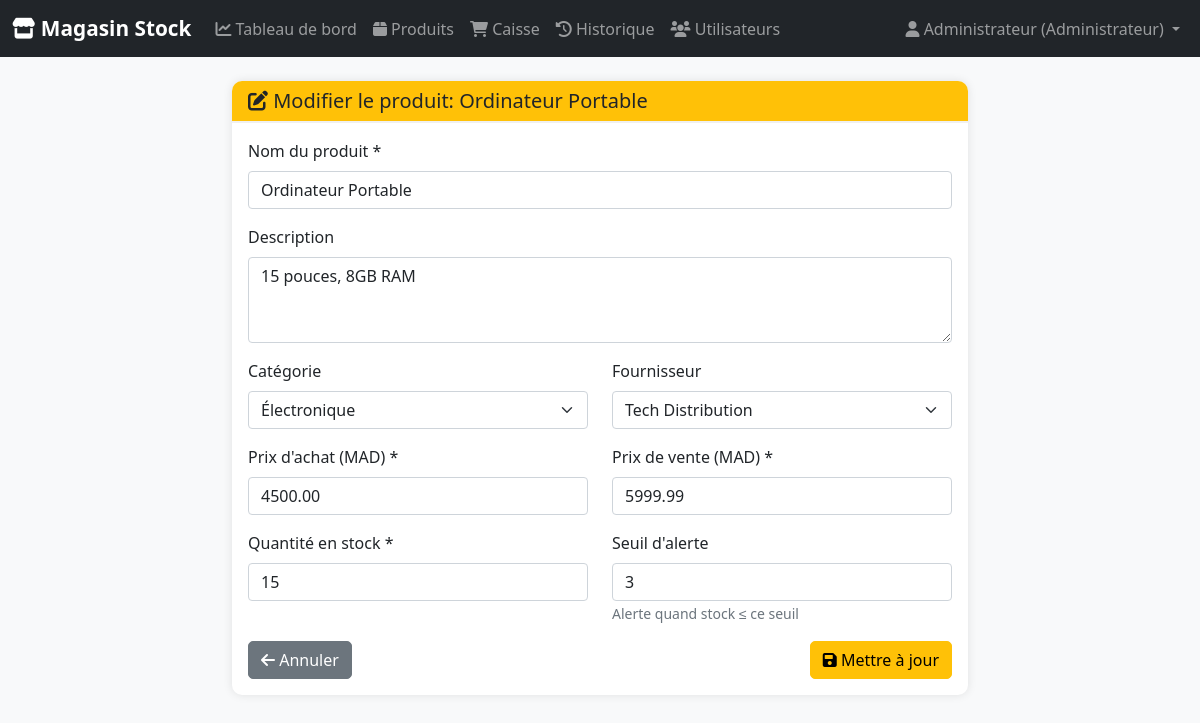
Screenshot of /index.php?controller=product&action=edit&id=1 (signed in) with the database file from the repository.
### tables this page shows
CREATE TABLE `products` (
  `id` int(11) NOT NULL,
  `name` varchar(100) NOT NULL,
  `description` text DEFAULT NULL,
  `purchase_price` decimal(10,2) NOT NULL,
  `selling_price` decimal(10,2) NOT NULL,
  `quantity` int(11) NOT NULL DEFAULT 0,
  `alert_threshold` int(11) NOT NULL DEFAULT 5,
  `category_id` int(11) DEFAULT NULL,
  `supplier_id` int(11) DEFAULT NULL,
  `created_at` timestamp NOT NULL DEFAULT current_timestamp(),
  `updated_at` timestamp NOT NULL DEFAULT current_timestamp() ON UPDATE current_timestamp()
);

CREATE TABLE `categories` (
  `id` int(11) NOT NULL,
  `name` varchar(50) NOT NULL,
  `description` text DEFAULT NULL,
  `created_at` timestamp NOT NULL DEFAULT current_timestamp()
);

CREATE TABLE `suppliers` (
  `id` int(11) NOT NULL,
  `name` varchar(100) NOT NULL,
  `contact_name` varchar(100) DEFAULT NULL,
  `email` varchar(100) DEFAULT NULL,
  `phone` varchar(20) DEFAULT NULL,
  `address` text DEFAULT NULL,
  `created_at` timestamp NOT NULL DEFAULT current_timestamp()
);

### controllers/ProductController.php (called while the page is built, shortened)
<?php
require_once "Controller.php";
class ProductController extends Controller {
    public function edit() {
    $id = $_GET['id'] ?? null;
    $productModel = new Product($this->db);
    $categoryModel = new Category($this->db);
    $supplierModel = new Supplier($this->db);
    $product = $productModel->findById($id);
    $categories = $categoryModel->getAll();
    $suppliers = $supplierModel->getAll();
    $this->render("products/edit", [
        'product' => $product,
        'categories' => $categories,
        'suppliers' => $suppliers,
        'error' => $error ?? null
    ]);
}
}
?>

### models/Product.php (called while the page is built, shortened)
<?php
class Product {
    private $conn;
    private $table_name = "products";
    public function __construct($db) {
        $this->conn = $db;
    }
    public function findById($id) {
        $query = "SELECT p.*, c.name as category_name, s.name as supplier_name
                  FROM " . $this->table_name . " p
                  LEFT JOIN categories c ON p.category_id = c.id
                  LEFT JOIN suppliers s ON p.supplier_id = s.id
                  WHERE p.id = :id LIMIT 1";
        $stmt = $this->conn->prepare($query);
        $stmt->bindParam(":id", $id);
        $stmt->execute();
        return $stmt->fetch(PDO::FETCH_ASSOC);
    }
}
?>

### models/Category.php (called while the page is built)
<?php
class Category {
    private $conn;
    private $table_name = "categories";
    public function __construct($db) {
        $this->conn = $db;
    }
    public function getAll() {
        $query = "SELECT * FROM " . $this->table_name . " ORDER BY name";
        $stmt = $this->conn->prepare($query);
        $stmt->execute();
        return $stmt->fetchAll(PDO::FETCH_ASSOC);
    }
}
?>

### models/Supplier.php (called while the page is built)
<?php
class Supplier {
    private $conn;
    private $table_name = "suppliers";
    public function __construct($db) {
        $this->conn = $db;
    }
    public function getAll() {
        $query = "SELECT * FROM " . $this->table_name . " ORDER BY name";
        $stmt = $this->conn->prepare($query);
        $stmt->execute();
        return $stmt->fetchAll(PDO::FETCH_ASSOC);
    }
}
?>

### views/products/edit.php (the view, shortened to what this page needs)
<div class="row justify-content-center">
    <div class="col-md-8">
        <div class="card">
            <div class="card-header bg-warning">
                <h5 class="mb-0">
                    <i class="fas fa-edit"></i> Modifier le produit: <?php echo htmlspecialchars($product['name']); ?>
                </h5>
            </div>
            <div class="card-body">
                <form method="POST" action="index.php?controller=product&action=edit&id=<?php echo $product['id']; ?>">
                    <div class="mb-3">
                        <label for="name" class="form-label">Nom du produit *</label>
                        <input type="text" class="form-control" id="name" name="name"
                               value="<?php echo htmlspecialchars($product['name']); ?>" required>
                    </div>
                    <div class="mb-3">
                        <label for="description" class="form-label">Description</label>
                        <textarea class="form-control" id="description" name="description" rows="3"><?php echo htmlspecialchars($product['description']); ?></textarea>
                    </div>
                    <div class="row">
                        <div class="col-md-6 mb-3">
                            <label for="category_id" class="form-label">Catégorie</label>
                            <select class="form-select" id="category_id" name="category_id">
                                <?php foreach ($categories as $cat): ?>
                                <option value="<?php echo $cat['id']; ?>"
                                    <?php echo ($product['category_id'] == $cat['id']) ? 'selected' : ''; ?>>
                                    <?php echo htmlspecialchars($cat['name']); ?>
                                </option>
                                <?php endforeach; ?>
                            </select>
                        </div>
                        <div class="col-md-6 mb-3">
                            <label for="supplier_id" class="form-label">Fournisseur</label>
                            <select class="form-select" id="supplier_id" name="supplier_id">
                                <?php foreach ($suppliers as $sup): ?>
                                <option value="<?php echo $sup['id']; ?>"
                                    <?php echo ($product['supplier_id'] == $sup['id']) ? 'selected' : ''; ?>>
                                    <?php echo htmlspecialchars($sup['name']); ?>
                                </option>
                                <?php endforeach; ?>
                            </select>
                        </div>
                    </div>
                    <div class="row">
                        <div class="col-md-6 mb-3">
                            <label for="purchase_price" class="form-label">Prix d'achat (MAD) *</label>
                            <input type="number" step="0.01" class="form-control" id="purchase_price" name="purchase_price"
                                   value="<?php echo $product['purchase_price']; ?>" required>
                        </div>
                        <div class="col-md-6 mb-3">
                            <label for="selling_price" class="form-label">Prix de vente (MAD) *</label>
                            <input type="number" step="0.01" class="form-control" id="selling_price" name="selling_price"
                                   value="<?php echo $product['selling_price']; ?>" required>
                        </div>
                    </div>
                    <div class="row">
                        <div class="col-md-6 mb-3">
                            <label for="quantity" class="form-label">Quantité en stock *</label>
                            <input type="number" class="form-control" id="quantity" name="quantity"
                                   value="<?php echo $product['quantity']; ?>" required>
                        </div>
                        <div class="col-md-6 mb-3">
                            <label for="alert_threshold" class="form-label">Seuil d'alerte</label>
                            <input type="number" class="form-control" id="alert_threshold" name="alert_threshold"
                                   value="<?php echo $product['alert_threshold']; ?>">
                            <small class="text-muted">Alerte quand stock ≤ ce seuil</small>
                        </div>
                    </div>
                    <div class="d-flex justify-content-between">
                        <a href="index.php?controller=product&action=index" class="btn btn-secondary">
                            <i class="fas fa-arrow-left"></i> Annuler
                        </a>
                        <button type="submit" class="btn btn-warning">
                            <i class="fas fa-save"></i> Mettre à jour
                        </button>
                    </div>
                </form>
            </div>
        </div>
    </div>
</div>

### views/layouts/main.php (style rules this page uses)
body { background-color: #f8f9fa; font-family: 'Segoe UI', Tahoma, Geneva, Verdana, sans-serif; }
.card { border: none; box-shadow: 0 0 10px rgba(0,0,0,0.1); margin-bottom: 20px; border-radius: 10px; }
.card-header { background-color: #fff; border-bottom: 2px solid #f0f0f0; font-weight: bold; border-radius: 10px 10px 0 0 !important; }
.btn { border-radius: 5px; }

### rows the page displays
products: name "Ordinateur Portable", description "15 pouces, 8GB RAM", category_id "Électronique", supplier_id "Tech Distribution", purchase_price "4500.00", selling_price "5999.99", quantity "15", alert_threshold "3"

### other values shown
$_SESSION['user_name'] "Administrateur"
$roleLabel "Administrateur"
